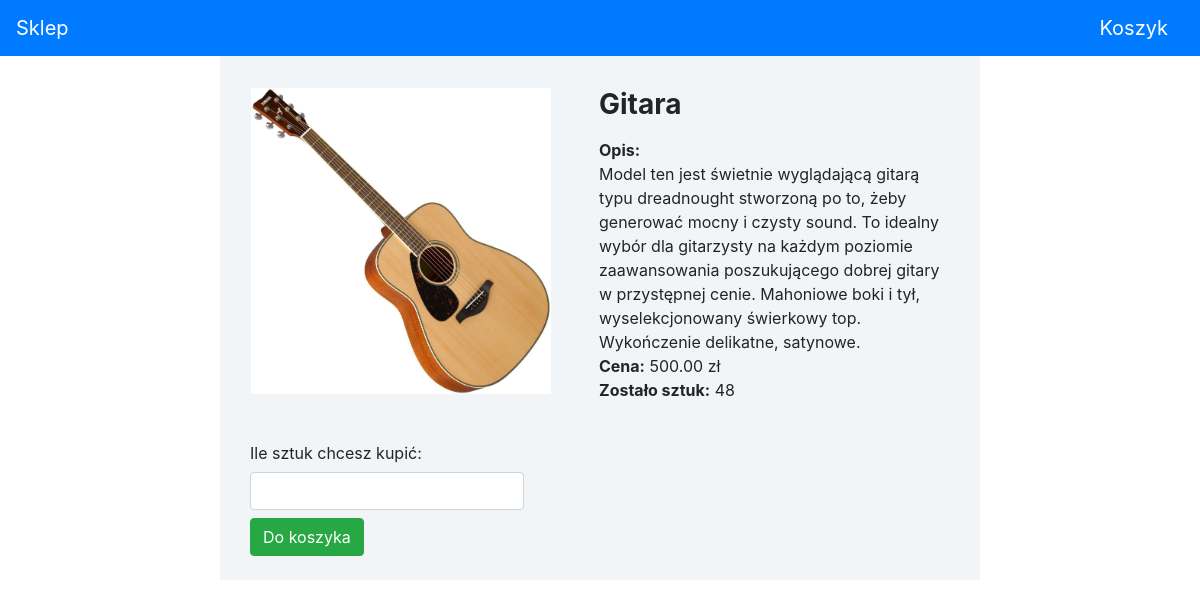
/detail/3, run on the app's committed database.
### shop/models.py (models this page shows, shortened)
class Product(models.Model):
    name = models.CharField(max_length=200)
    description = models.TextField()
    image = models.ImageField(upload_to='products')
    price = models.DecimalField(max_digits=10, decimal_places=2)
    quantity = models.PositiveIntegerField(default=0)
    active = models.BooleanField(default=True)

### shop/views.py (the view)
# urls.py: path('detail/<int:product_id>', views.detail, name='detail'),
def detail(request, product_id):
    product = get_object_or_404(Product, pk=product_id)
    return render(request, 'shop/detail.html', {'product': product})

### shop/templates/shop/detail.html (shortened to what this page needs)
<!DOCTYPE html>
    {% load static %}
    <head>
        <link rel="stylesheet" type="text/css" href="{% static 'shop/style.css' %}">
        <link rel="stylesheet" type="text/css" href="{% static 'shop/bootstrap.min.css' %}">
    </head>
    <body>
        {% include "shop/navbar.html" %}
        <div class="container">
            <div class="row justify-content-center mb-4">
                <div class="col-lg-8 col-md-11 shop-background">
                    <div class="media p-3 my-3">
                        <img class="mr-5 big-image" src="{{ product.image.url }}" alt="Zdjecie produktu"/>
                        <div class="media-body">
                            <h3 class="mb-3 font-weight-bold">{{ product.name }}</h3>
                            <div><strong>Opis:</strong><br>{{ product.description }}</div>
                            <div><strong>Cena:</strong> {{ product.price }} zł</div>
                            <div><strong>Zostało sztuk:</strong> {{ product.quantity }}</div>
                        </div>
                    </div>
                    <form method="post" action="{% url 'shop:add-to-basket' product.id %}">
                        <div class="form-group col-sm-5">
                            <label class="col-form-label" for="Quantity">Ile sztuk chcesz kupić: </label>
                            <input class="form-control" type="number" id="Quantity" name="basket-quantity" min="0" max="{{ product.quantity }}" required>
                            <input class="btn btn-success my-2" type="submit" value="Do koszyka">
                        </div>
                    </form>
                </div>
            </div>
        </div>
    </body>
</html>

### shop/static/shop/style.css (style rules this page uses)
.shop-background { background: #f2f5f7; }
.big-image { max-width: 300px; height: auto; }

### data on the page
Product: image (picture), name "Gitara", description "Model ten jest świetnie wyglądającą gitarą typu dreadnought stworzoną po to, żeby generować mocny i czysty sound. To idealny wybór dla gitarzysty na każdym poziomie zaawansowania poszukującego dobrej gitary w przystępnej cenie. Mahoniowe boki i tył, wyselekcjonowany świerkowy top. Wykończenie delikatne, satynowe.", price "500.00", quantity "48"
